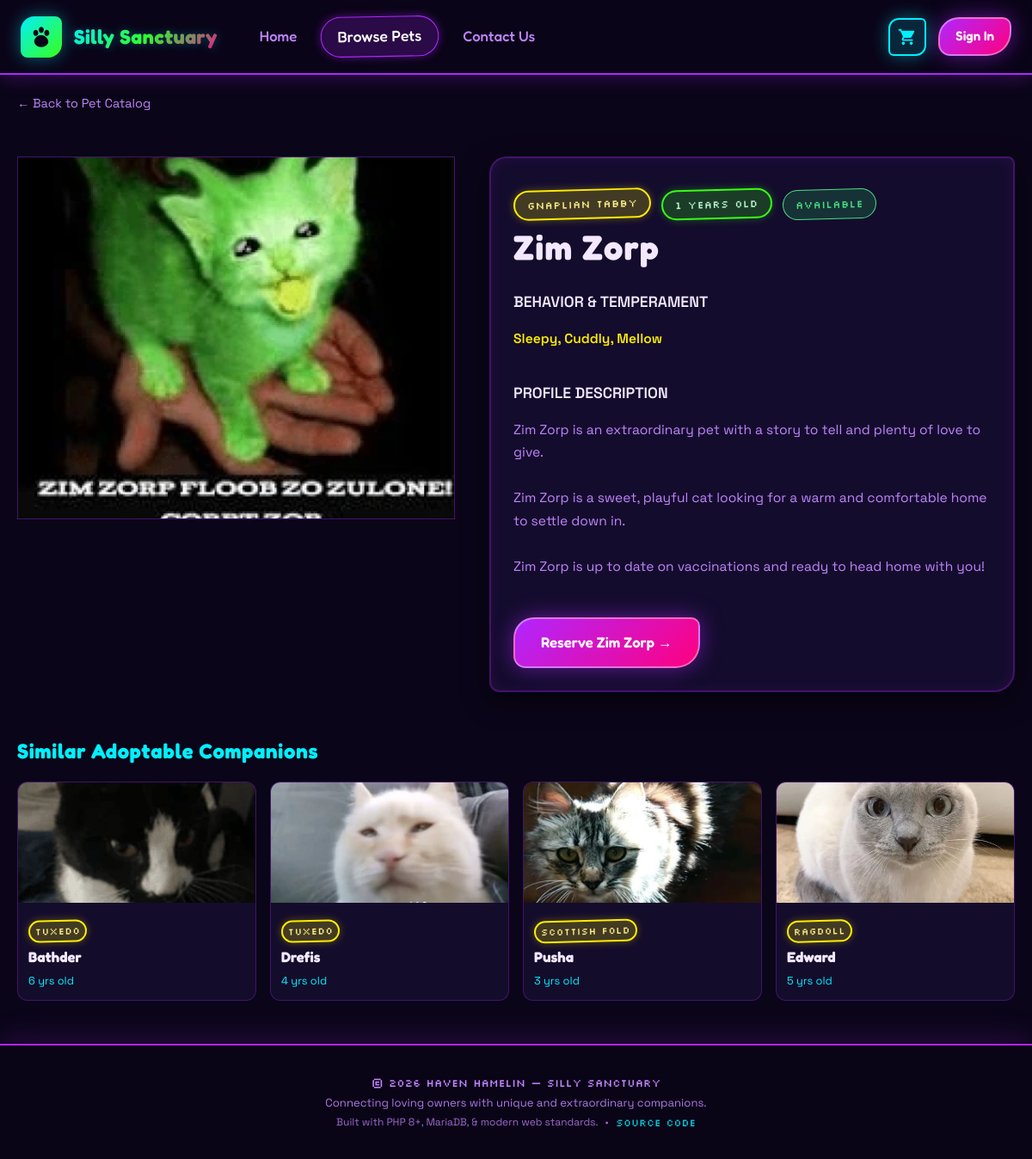
/animal_details.php?id=159, run on the app's committed database.
### tables this page shows
CREATE TABLE `pets` (
  `id` int(11) NOT NULL,
  `name` varchar(200) NOT NULL,
  `animal` int(11) NOT NULL,
  `breed` int(255) NOT NULL,
  `age` int(11) NOT NULL,
  `description` text NOT NULL,
  `behavior` varchar(200) NOT NULL,
  `photo` varchar(255) NOT NULL,
  `status` varchar(50) NOT NULL DEFAULT 'Available'
);

CREATE TABLE `breeds` (
  `id` int(11) NOT NULL,
  `breed_name` varchar(100) NOT NULL,
  `animal_type_id` int(11) NOT NULL
);

### animal_details.php (the view, shortened to what this page needs)
<?php
include_once ('includes/connect.php');
$pet = null;
$similar_pets = [];
if (isset($_GET['id'])) {
    $id = intval($_GET['id']);
    if (isset($conn) && !$conn->connect_error) {
        $sql = "SELECT pets.*, animal_types.type_name, breeds.breed_name
                FROM pets
                LEFT JOIN animal_types ON pets.animal = animal_types.id
                LEFT JOIN breeds ON pets.breed = breeds.id
                WHERE pets.id = ?";
        $stmt = $conn->prepare($sql);
        $stmt->bind_param("i", $id);
        $stmt->execute();
        $result = $stmt->get_result();
        if ($result && $result->num_rows > 0) {
            $pet = $result->fetch_assoc();
            $stmt_sim = $conn->prepare("
                SELECT pets.id, pets.name, pets.photo, pets.age, animal_types.type_name, breeds.breed_name
                FROM pets
                LEFT JOIN animal_types ON pets.animal = animal_types.id
                LEFT JOIN breeds ON pets.breed = breeds.id
                WHERE (pets.animal = ? OR pets.breed = ?) AND pets.id != ? AND pets.status = 'Available'
                ORDER BY RAND() LIMIT 4
            ");
            $stmt_sim->bind_param("iii", $pet['animal'], $pet['breed'], $id);
            $stmt_sim->execute();
            $sim_res = $stmt_sim->get_result();
            if ($sim_res) {
                while ($r = $sim_res->fetch_assoc()) $similar_pets[] = $r;
            }
        } else {
            $error_msg = "Selected pet could not be found in our adoption roster.";
        }
    } else {
        $error_msg = "Database error. Please try again later.";
    }
} else {
    $error_msg = "No pet selected for detailed viewing.";
}
include ('includes/header.php');
?>
    <link rel="stylesheet" href="www/css/animal_details.css">
</head>
<?php
include ('includes/navbar.php');
?>
<main class="container">
    <a href="browse.php" class="breadcrumb-link">&larr; Back to Pet Catalog</a>
    <?php if ($pet):
        $status = $pet['status'] ?? 'Available';
        $status_class = 'badge-status-available';
    ?>
        <div class="details-wrapper">
            <div class="details-image-container">
                <img src="<?= htmlspecialchars($pet['photo']); ?>" alt="<?= htmlspecialchars($pet['name']); ?>">
            </div>
            <div class="glass-card details-info">
                <div>
                    <div class="attribute-list">
                        <span class="badge badge-gold"><?= htmlspecialchars($pet['breed_name'] ?? 'Breed'); ?></span>
                        <span class="badge badge-green"><?= htmlspecialchars($pet['age']); ?> years old</span>
                        <span class="badge <?= $status_class ?>"><?= htmlspecialchars($status); ?></span>
                    </div>
                    <h1 class="details-header-title"><?= htmlspecialchars($pet['name']); ?></h1>
                </div>
                <div>
                    <div class="details-section-title">BEHAVIOR & TEMPERAMENT</div>
                    <p class="details-text" style="color: var(--neon-yellow); font-weight: 600;">
                        <?= htmlspecialchars($pet['behavior']); ?>
                    </p>
                </div>
                <div>
                    <div class="details-section-title">PROFILE DESCRIPTION</div>
                    <p class="details-text">
                        <?= nl2br(htmlspecialchars($pet['description'])); ?>
                    </p>
                </div>
                <div style="margin-top: 10px; display: flex; gap: 16px; align-items: center; flex-wrap: wrap;">
                    <?php if ($status === 'Available'): ?>
                        <a href="add_to_cart.php?id=<?= $pet['id'] ?>" class="btn btn-primary" style="padding: 14px 30px;">
                            Reserve <?= htmlspecialchars($pet['name']); ?> &rarr;
                        </a>
                    <?php else: ?>
                        <button class="btn btn-secondary" disabled style="opacity: 0.6; cursor: not-allowed; padding: 14px 30px;">
                            Currently <?= htmlspecialchars($status) ?>
                        </button>
                    <?php endif; ?>
                </div>
            </div>
        </div>
        <?php if (!empty($similar_pets)): ?>
            <div style="margin-top: 50px;">
                <h3 style="color: var(--neon-cyan); font-family: var(--font-heading); font-size: 1.5rem; margin-bottom: 12px;">Similar Adoptable Companions</h3>
                <div class="similar-grid">
                    <?php foreach ($similar_pets as $sim): ?>
                        <a href="animal_details.php?id=<?= $sim['id'] ?>" class="similar-card">
                            <img src="<?= htmlspecialchars($sim['photo']) ?>" alt="<?= htmlspecialchars($sim['name']) ?>">
                            <div class="similar-card-body">
                                <div style="display: flex; gap: 4px; margin-bottom: 4px;">
                                    <span class="badge badge-gold" style="font-size: 0.7rem; padding: 2px 6px;"><?= htmlspecialchars($sim['breed_name'] ?? 'Breed') ?></span>
                                </div>
                                <strong style="color: var(--text-main); font-size: 1.05rem; font-family: var(--font-heading);"><?= htmlspecialchars($sim['name']) ?></strong>
                                <div style="font-size: 0.8rem; color: var(--neon-cyan); margin-top: 4px;"><?= htmlspecialchars($sim['age']) ?> yrs old</div>
                            </div>
                        </a>
                    <?php endforeach; ?>
                </div>
            </div>
        <?php endif; ?>
    <?php endif; ?>
</main>
<?php include ('includes/footer.php'); ?>

### www/css/theme.css (style rules this page uses)
:root { --bg-dark: #0a0518; --bg-surface: rgba(23, 15, 48, 0.85); --bg-surface-elevated: rgba(43, 27, 84, 0.8); --bg-card: rgba(18, 10, 38, 0.75); --neon-green: #39ff14; --neon-purple: #b026ff; --neon-cyan: #00f0ff; --neon-pink: #ff007f; --neon-yellow: #ffee00; --border-color: rgba(176, 38, 255, 0.3); --border-highlight: #00f0ff; --text-main: #f3e8ff; --text-muted: #c084fc; --text-dim: #9333ea; --primary-gradient: linear-gradient(135deg, #b026ff 0%, #ff007f 100%); --accent-gradient: linear-gradient(135deg, #00f0ff 0%, #39ff14 100%); --cosmic-gradient: linear-gradient(135deg, #7e22ce 0%, #3b82f6 50%, #10b981 100%); --danger-gradient: linear-gradient(135deg, #ff007f 0%, #ef4444 100%); --font-heading: 'Fredoka', cursive, sans-serif; --font-body: 'Space Grotesk', sans-serif; --font-pixel: 'Silkscreen', monospace; --radius-wobbly: 24px 10px 28px 14px; --radius-card: 20px 8px 24px 12px; --radius-pill: 9999px; --navbar-height: 85px; --glass-backdrop: blur(14px) saturate(190%); --glow-cyan: 0 0 20px rgba(0, 240, 255, 0.4); --glow-purple: 0 0 25px rgba(176, 38, 255, 0.5); --glow-green: 0 0 20px rgba(57, 255, 20, 0.4); }
* { box-sizing: border-box; }
html, body { margin: 0; padding: 0; background-color: var(--bg-dark); color: var(--text-main); font-family: var(--font-body); font-size: 16px; line-height: 1.6; min-height: 100vh; display: flex; flex-direction: column; overflow-x: hidden; }
body::before { content: ''; position: fixed; top: 0; left: 0; width: 100vw; height: 100vh; background: radial-gradient(2px 2px at 20px 30px, #ffffff, rgba(0,0,0,0)), radial-gradient(2px 2px at 40px 70px, #00f0ff, rgba(0,0,0,0)), radial-gradient(1px 1px at 90px 40px, #ff007f, rgba(0,0,0,0)), radial-gradient(2px 2px at 160px 120px, #39ff14, rgba(0,0,0,0)), radial-gradient(circle at 15% 25%, rgba(176, 38, 255, 0.2) 0%, transparent 45%), radial-gradient(circle at 85% 75%, rgba(0, 240, 255, 0.18) 0%, transparent 45%); background-repeat: repeat; background-size: 200px 200px, 300px 300px, 250px 250px, 350px 350px, 100% 100%, 100% 100%; pointer-events: none; z-index: -1; }
h1, h2, h3, h4, h5, h6 { font-family: var(--font-heading); color: var(--text-main); margin-top: 0; letter-spacing: 0.03em; }
a { color: var(--neon-cyan); text-decoration: none; transition: all 0.2s ease; }
.container { width: 100%; max-width: 1200px; margin: 0 auto; padding: 20px; flex: 1; }
.badge { display: inline-flex; align-items: center; gap: 8px; padding: 6px 14px; border-radius: var(--radius-pill); font-family: var(--font-pixel); font-size: 0.75rem; letter-spacing: 0.05em; text-transform: uppercase; background: var(--bg-surface-elevated); border: 2px solid var(--border-color); color: var(--text-main); transform: rotate(-1.5deg); transition: transform 0.2s ease; }
.badge-gold { background: rgba(255, 238, 0, 0.2); border-color: var(--neon-yellow); color: #fef08a; box-shadow: 0 0 10px rgba(255, 238, 0, 0.3); }
.badge-green { background: rgba(57, 255, 20, 0.2); border-color: var(--neon-green); color: #bbf7d0; box-shadow: 0 0 10px rgba(57, 255, 20, 0.3); }
.btn { display: inline-flex; align-items: center; justify-content: center; gap: 10px; padding: 12px 24px; border-radius: var(--radius-wobbly); font-family: var(--font-heading); font-size: 1.05rem; font-weight: 600; cursor: pointer; border: 2px solid transparent; outline: none; transition: all 0.25s cubic-bezier(0.34, 1.56, 0.64, 1); text-decoration: none; }
.btn-primary { background: var(--primary-gradient); color: #ffffff; border-color: rgba(255, 255, 255, 0.4); box-shadow: var(--glow-purple); }
.glass-card { background: var(--bg-surface); backdrop-filter: var(--glass-backdrop); -webkit-backdrop-filter: var(--glass-backdrop); border: 2px solid var(--border-color); border-radius: var(--radius-card); padding: 26px; box-shadow: 0 10px 30px rgba(0, 0, 0, 0.5), inset 0 0 15px rgba(176, 38, 255, 0.1); transition: all 0.3s ease; }

### animal_details.php (style rules this page uses)
.badge-status-available { background: rgba(34, 197, 94, 0.2); color: #4ade80; border: 1px solid #4ade80; }
.similar-grid { display: grid; grid-template-columns: repeat(auto-fill, minmax(220px, 1fr)); gap: 16px; margin-top: 16px; }
.similar-card { background: var(--bg-surface); border: 1px solid var(--border-color); border-radius: 12px; overflow: hidden; text-decoration: none; transition: transform 0.2s ease, border-color 0.2s ease; }
.similar-card img { width: 100%; height: 140px; object-fit: cover; }
.similar-card-body { padding: 12px; }

### data on the page
pets: photo (picture), breed.breed_name "GNAPLIAN TABBY", age "1", status "AVAILABLE", name "Zim Zorp", behavior "Sleepy, Cuddly, Mellow", description "Zim Zorp is an extraordinary pet with a story to tell and plenty of love to give. Zim Zorp is a sweet, playful cat looking for a warm and comfortable home to settle down in. Zim Zorp is up to date on vaccinations and ready to head home with you!"
pets: photo (picture), breed.breed_name "TUXEDO", name "Bathder", age "6"
pets: photo (picture), breed.breed_name "TUXEDO", name "Drefis", age "4"
pets: photo (picture), breed.breed_name "SCOTTISH FOLD", name "Pusha", age "3"
pets: photo (picture), breed.breed_name "RAGDOLL", name "Edward", age "5"
